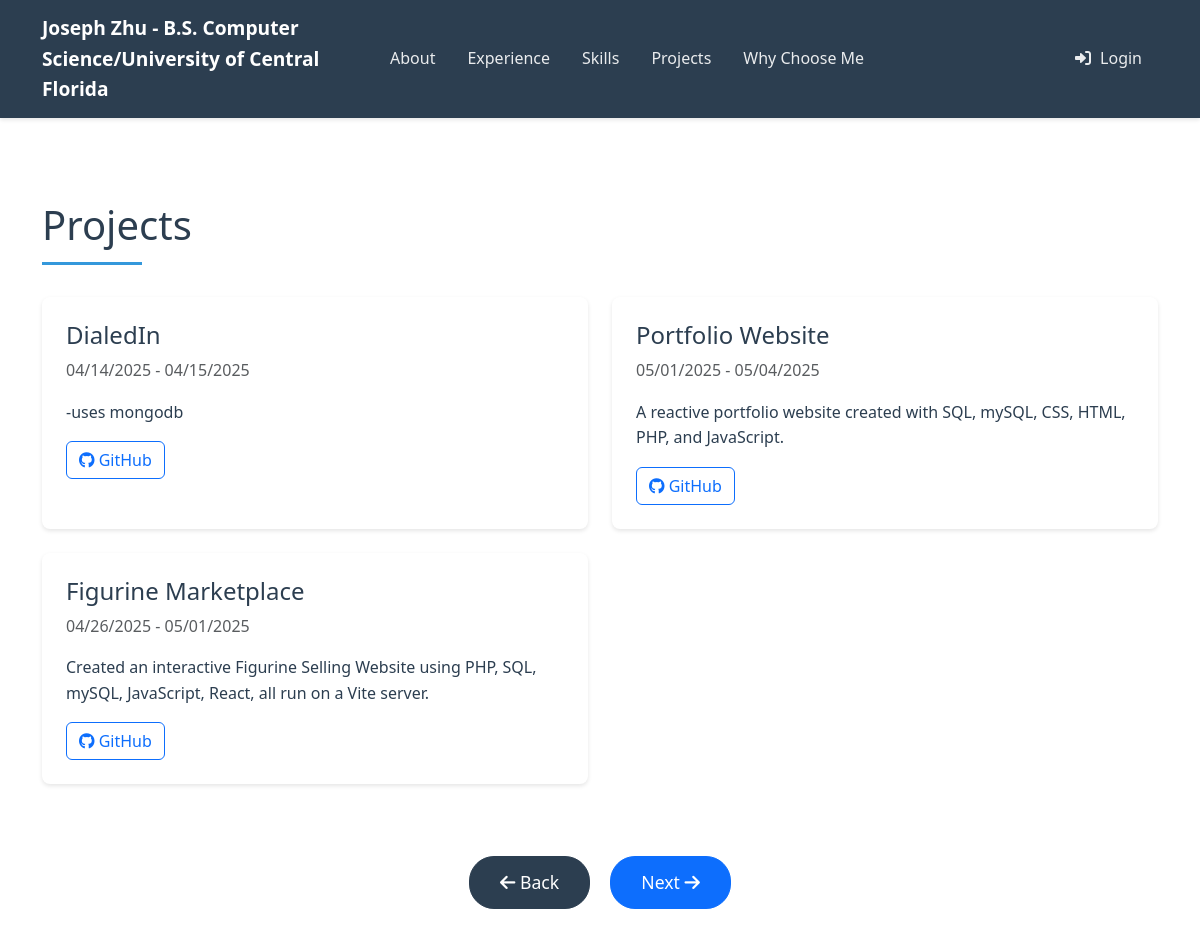
The app's page /projects.php with its own data.
### tables this page shows
CREATE TABLE IF NOT EXISTS `projects` (
  `id` int(11) NOT NULL AUTO_INCREMENT,
  `title` varchar(255) NOT NULL,
  `description` text NOT NULL,
  `github_url` varchar(255) DEFAULT NULL,
  `demo_url` varchar(255) DEFAULT NULL,
  `start_date` date NOT NULL,
  `end_date` date DEFAULT NULL,
  `created_at` timestamp NOT NULL DEFAULT current_timestamp(),
  PRIMARY KEY (`id`)
);

### projects.php (the view, shortened to what this page needs)
<?php
require_once 'config.php';
var_dump($_SESSION);
?>
<!DOCTYPE html>
<html lang="en">
<head>
    <link href="https://cdn.jsdelivr.net/npm/bootstrap@5.3.0/dist/css/bootstrap.min.css" rel="stylesheet">
    <link rel="stylesheet" href="https://cdnjs.cloudflare.com/ajax/libs/font-awesome/6.0.0/css/all.min.css">
    <link rel="stylesheet" href="assets/css/style.css">
</head>
<body>
    <?php include 'includes/nav.php'; ?>
    <div class="section-padding">
        <div class="container">
            <h2 class="section-title">Projects</h2>
            <div class="row">
                <?php
                $stmt = $pdo->query("SELECT * FROM projects ORDER BY id DESC");
                while ($project = $stmt->fetch(PDO::FETCH_ASSOC)):
                ?>
                <div class="col-md-6 mb-4">
                    <div class="content-card">
                        <div class="d-flex justify-content-between align-items-start">
                            <h4><?php echo htmlspecialchars($project['title']); ?></h4>
                        </div>
                        <p class="text-muted">
                            <?php
                            $start_date = date('m/d/Y', strtotime($project['start_date']));
                            $end_date = $project['end_date'] ? date('m/d/Y', strtotime($project['end_date'])) : 'Present';
                            echo $start_date . ' - ' . $end_date;
                            ?>
                        </p>
                        <p><?php echo nl2br(htmlspecialchars($project['description'])); ?></p>
                        <div class="mt-3">
                            <?php if (!empty($project['github_url'])): ?>
                                <a href="<?php echo htmlspecialchars($project['github_url']); ?>" class="btn btn-outline-primary me-2" target="_blank">
                                    <i class="fab fa-github"></i> GitHub
                                </a>
                            <?php endif; ?>
                        </div>
                    </div>
                </div>
                <?php endwhile; ?>
            </div>
            <div class="row mt-5">
                <div class="col-12 text-center">
                    <a href="skills.php" class="btn btn-secondary btn-lg me-3">
                        <i class="fas fa-arrow-left"></i> Back
                    </a>
                    <a href="whychooseme.php" class="btn btn-primary btn-lg">
                        Next <i class="fas fa-arrow-right"></i>
                    </a>
                </div>
            </div>
        </div>
    </div>
</body>
</html>

### assets/css/style.css (style rules this page uses)
:root { --primary-color: #2c3e50; --secondary-color: #3498db; --accent-color: #e74c3c; --text-color: #2c3e50; --light-bg: #f8f9fa; --dark-bg: #2c3e50; }
html { scroll-behavior: smooth; }
body { font-family: 'Segoe UI', Tahoma, Geneva, Verdana, sans-serif; line-height: 1.6; color: var(--text-color); overflow-x: hidden; padding-top: 70px; }
.section-padding { padding: 80px 0; min-height: 100vh; display: flex; align-items: center; }
.section-title { font-size: 2.5rem; margin-bottom: 2rem; position: relative; padding-bottom: 1rem; }
.section-title::after { content: ''; position: absolute; bottom: 0; left: 0; width: 100px; height: 3px; background-color: var(--secondary-color); }
.btn-lg { padding: 12px 30px; font-size: 1.1rem; border-radius: 25px; transition: all 0.3s ease; }
.btn-secondary { background-color: var(--primary-color); border-color: var(--primary-color); }
.content-card { background: #fff; border-radius: 8px; padding: 1.5rem; box-shadow: 0 2px 4px rgba(0, 0, 0, 0.1); height: 100%; transition: transform 0.2s ease-in-out; position: relative; }

### records on screen
projects: title "DialedIn", start_date "04/14/2025", end_date "04/15/2025", description "-uses mongodb"
projects: title "Portfolio Website", start_date "05/01/2025", end_date "05/04/2025", description "A reactive portfolio website created with SQL, mySQL, CSS, HTML, PHP, and JavaScript."
projects: title "Figurine Marketplace", start_date "04/26/2025", end_date "05/01/2025", description "Created an interactive Figurine Selling Website using PHP, SQL, mySQL, JavaScript, React, all run on a Vite server."
